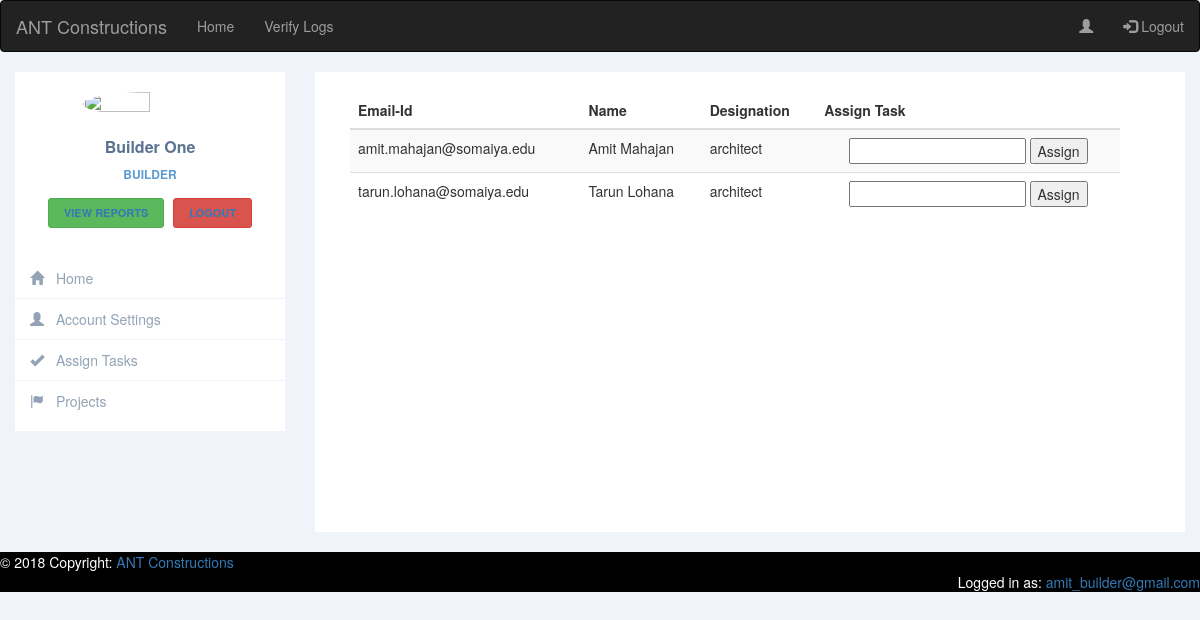
/leramiz/assignTasksBuilder.php (signed in), run on the app's committed database.
### tables this page shows
CREATE TABLE `user` (
  `emailId` varchar(50) NOT NULL,
  `phoneNo` bigint(10) NOT NULL,
  `password` varchar(1000) NOT NULL,
  `employeeType` varchar(100) NOT NULL,
  `uniqueNumber` int(4) NOT NULL,
  `employeeImage` varchar(500) NOT NULL,
  `employeeName` varchar(100) NOT NULL,
  `employeeAge` int(100) NOT NULL DEFAULT '0',
  `employeeSalary` int(100) NOT NULL DEFAULT '0',
  `employeeExperience` int(100) NOT NULL DEFAULT '0',
  `employeeGender` varchar(100) NOT NULL DEFAULT 'other'
);

### leramiz/assignTasksBuilder.php (the view, shortened to what this page needs)
  <!DOCTYPE html>
  <html>
  <head>
    <link rel="stylesheet" href="https://maxcdn.bootstrapcdn.com/bootstrap/3.3.7/css/bootstrap.min.css">
    <link rel="stylesheet" type="text/css" href="css/architectSidebar.css">
  </head>
  <body>
  <nav class="navbar navbar-inverse">
    <div class="container-fluid">
      <div class="navbar-header">
      <a class="navbar-brand" href="#">ANT Constructions</a>
      </div>
      <ul class="nav navbar-nav">
        <li><a href="builderHomePage.php">Home</a></li>
        <li><a href="verifyLogsBuilder.php">Verify Logs</a></li>
      </ul>
      <ul class="nav navbar-nav navbar-right">
        <li><a href="builderHomePage.php"><span class="glyphicon glyphicon-user"></span></a></li>
        <li><a href="logout.php"><span class="glyphicon glyphicon-log-in"></span> Logout</a></li>
      </ul>
    </div>
  </nav>
  <div class="row profile">
    <div class="col-md-3 col-sm-3">
      <div class="profile-sidebar">
        <div class="profile-userpic">
          <img src="<?php echo $_SESSION['employeeDP']; ?>" class="img-responsive" alt="">
        </div>
        <div class="profile-usertitle">
          <div class="profile-usertitle-name">
            <?php echo $_SESSION['employeeName']; ?>
          </div>
          <div class="profile-usertitle-job">
            Builder
          </div>
        </div>
        <div class="profile-userbuttons">
          <button type="button" class="btn btn-success btn-sm"><a href="viewReportsBuilder.php">View reports</a></button>
          <button type="button" class="btn btn-danger btn-sm"><a href="logout.php">Logout</a></button>
        </div>
        <div class="profile-usermenu">
          <ul class="nav">
            <li>
              <a href="builderHomePage.php">
              <i class="glyphicon glyphicon-home"></i>
              Home </a>
            </li>
            <li>
              <a href="changeAccountDetailsBuilder.php">
              <i class="glyphicon glyphicon-user"></i>
              Account Settings </a>
            </li>
            <li>
              <a href="assignTasksBuilder.php" target="_blank">
              <i class="glyphicon glyphicon-ok"></i>
              Assign Tasks </a>
            </li>
            <li>
              <a href="categories.php">
              <i class="glyphicon glyphicon-flag"></i>
              Projects </a>
            </li>
          </ul>
        </div>
      </div>
    </div>
     <div class="col-md-9  col-sm-9">
            <div class="profile-content" style="height: 100%">
                  <?php
                        include 'connection.php';
                        $sql = "SELECT * FROM user WHERE employeeType IN ('architect', 'accountant')";
                        $result = mysqli_query($conn, $sql);
                        if(mysqli_num_rows($result) > 0)
                        {
                          echo '<div class="container-fluid">
                                    <div class="row col-md-12 custyle">
                                    <table class="table table-striped custab">
                                    <thead>
                                        <tr>
                                            <th>Email-Id</th>
                                            <th>Name</th>
                                            <th>Designation</th>
                                            <th>Assign Task</th>
                                        </tr>
                                    </thead>';
                             $id = 1;
                          while($row = mysqli_fetch_assoc($result))
                          {
                            echo "<tr>
                                      <td>".$row['emailId']."</td>
                                      <td>".$row['employeeName']."</td>
                                      <td>".$row['employeeType']."</td>
                                      <td class='text-center'>
                                          <input type='text' name='task' id='task".$id."'>
                                          <input type='text' name='emailId' value=".$row['emailId']." id='emailId".$id."' hidden>
                                          <button type='button' onclick='assignTask(".$id.")'>Assign</button>
                                      </td>
                                  </tr>";
                                  $id++;
                          }
                          echo "</table>
                              </div>
                          </div>";
                        }
                        else
                          echo "<div class='container-fluid'><h2>No Reports Found!</h2></div>";
                  ?>
            </div>
    </div>
  </div>
  </body>
<footer class="page-footer font-small blue" style="background-color: black;">
  <div class="footer-copyright text-left py-3"><span style="color: white;">© 2018 Copyright:</span>
    <a href="index.php"> ANT Constructions</a>
  </div>
  <div class="footer-copyright text-right py-3"><span style="color: white;">Logged in as:</span>
    <a href="architectHomePage.php"> <?php echo $_SESSION['employeeEmailId']; ?></a>
  </div>
</footer>
  </html>

### leramiz/css/architectSidebar.css (style rules this page uses)
body { background: #F1F3FA; }
.profile { margin: 20px 0; }
.profile-sidebar { padding: 20px 0 10px 0; background: #fff; }
.profile-userpic img { float: none; margin: 0 auto; width: 50%; height: 50%; -webkit-border-radius: 50% !important; -moz-border-radius: 50% !important; border-radius: 50% !important; }
.profile-usertitle { text-align: center; margin-top: 20px; }
.profile-usertitle-name { color: #5a7391; font-size: 16px; font-weight: 600; margin-bottom: 7px; }
.profile-usertitle-job { text-transform: uppercase; color: #5b9bd1; font-size: 12px; font-weight: 600; margin-bottom: 15px; }
.profile-userbuttons { text-align: center; margin-top: 10px; }
.profile-userbuttons .btn { text-transform: uppercase; font-size: 11px; font-weight: 600; padding: 6px 15px; margin-right: 5px; }
.profile-userbuttons .btn:last-child { margin-right: 0px; }
.profile-usermenu { margin-top: 30px; }
.profile-usermenu ul li { border-bottom: 1px solid #f0f4f7; }
.profile-usermenu ul li:last-child { border-bottom: none; }
.profile-usermenu ul li a { color: #93a3b5; font-size: 14px; font-weight: 400; }
.profile-usermenu ul li a i { margin-right: 8px; font-size: 14px; }
.profile-content { padding: 20px; background: #fff; min-height: 460px; }

### data on the page
user: emailId "amit.mahajan@somaiya.edu", employeeName "Amit Mahajan", employeeType "architect"
user: emailId "tarun.lohana@somaiya.edu", employeeName "Tarun Lohana", employeeType "architect"

### other printed values
$_SESSION['employeeName'] "Builder One"
$_SESSION['employeeEmailId'] "amit_builder@gmail.com"
